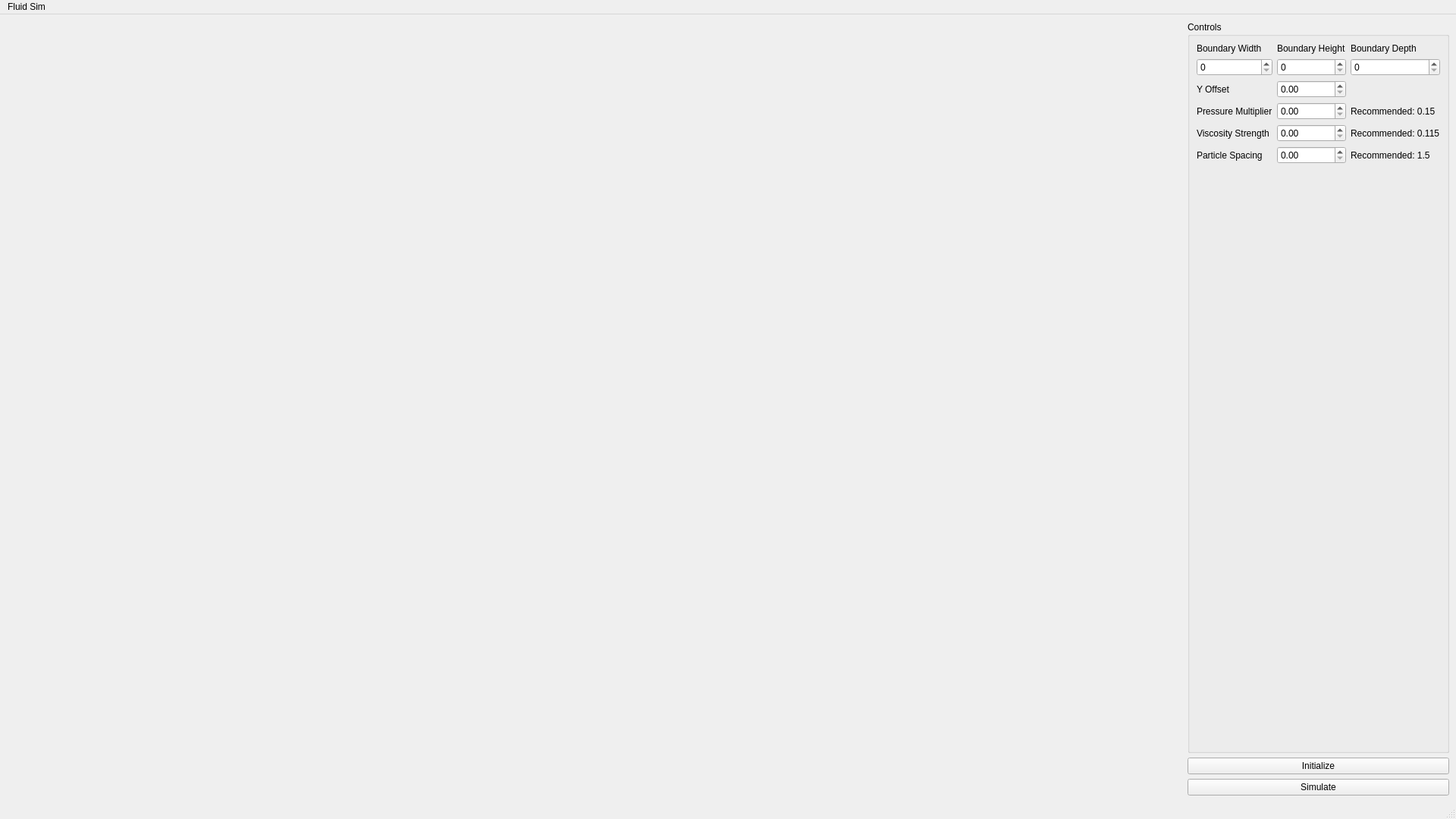
<?xml version="1.0" encoding="UTF-8"?>
<ui version="4.0">
 <class>MainWindow</class>
 <widget class="QMainWindow" name="MainWindow">
  <property name="geometry">
   <rect>
    <x>0</x>
    <y>0</y>
    <width>1920</width>
    <height>1080</height>
   </rect>
  </property>
  <property name="windowTitle">
   <string>BlankQtNGL</string>
  </property>
  <widget class="QWidget" name="centralwidget">
   <layout class="QGridLayout" name="s_mainWindowGridLayout">
    <item row="0" column="0">
     <spacer name="horizontalSpacer">
      <property name="orientation">
       <enum>Qt::Horizontal</enum>
      </property>
      <property name="sizeHint" stdset="0">
       <size>
        <width>20</width>
        <height>20</height>
       </size>
      </property>
     </spacer>
    </item>
    <item row="2" column="1">
     <widget class="QPushButton" name="pushButton">
      <property name="text">
       <string>Simulate</string>
      </property>
     </widget>
    </item>
    <item row="1" column="1">
     <widget class="QPushButton" name="pushButton_2">
      <property name="text">
       <string>Initialize</string>
      </property>
     </widget>
    </item>
    <item row="0" column="1">
     <widget class="QGroupBox" name="s_transformGB">
      <property name="title">
       <string>Controls</string>
      </property>
      <layout class="QGridLayout" name="gridLayout">
       <item row="4" column="4">
        <widget class="QLabel" name="label_9">
         <property name="text">
          <string>Recommended: 0.115</string>
         </property>
        </widget>
       </item>
       <item row="0" column="2">
        <widget class="QLabel" name="label">
         <property name="text">
          <string>Boundary Width</string>
         </property>
        </widget>
       </item>
       <item row="5" column="3">
        <widget class="QDoubleSpinBox" name="doubleSpinBox_2"/>
       </item>
       <item row="0" column="3">
        <widget class="QLabel" name="label_2">
         <property name="text">
          <string>Boundary Height</string>
         </property>
        </widget>
       </item>
       <item row="1" column="2">
        <widget class="QSpinBox" name="spinBox"/>
       </item>
       <item row="2" column="2">
        <widget class="QLabel" name="label_4">
         <property name="text">
          <string>Y Offset</string>
         </property>
        </widget>
       </item>
       <item row="3" column="3">
        <widget class="QDoubleSpinBox" name="doubleSpinBox_3"/>
       </item>
       <item row="4" column="2">
        <widget class="QLabel" name="label_6">
         <property name="text">
          <string>Viscosity Strength</string>
         </property>
        </widget>
       </item>
       <item row="5" column="2">
        <widget class="QLabel" name="label_7">
         <property name="text">
          <string>Particle Spacing</string>
         </property>
        </widget>
       </item>
       <item row="4" column="3">
        <widget class="QDoubleSpinBox" name="doubleSpinBox_4"/>
       </item>
       <item row="3" column="4">
        <widget class="QLabel" name="label_8">
         <property name="text">
          <string>Recommended: 0.15</string>
         </property>
        </widget>
       </item>
       <item row="0" column="4">
        <widget class="QLabel" name="label_3">
         <property name="text">
          <string>Boundary Depth</string>
         </property>
        </widget>
       </item>
       <item row="2" column="3">
        <widget class="QDoubleSpinBox" name="doubleSpinBox"/>
       </item>
       <item row="3" column="2">
        <widget class="QLabel" name="label_5">
         <property name="text">
          <string>Pressure Multiplier</string>
         </property>
        </widget>
       </item>
       <item row="1" column="4">
        <widget class="QSpinBox" name="spinBox_3"/>
       </item>
       <item row="1" column="3">
        <widget class="QSpinBox" name="spinBox_2"/>
       </item>
       <item row="5" column="4">
        <widget class="QLabel" name="label_10">
         <property name="text">
          <string>Recommended: 1.5</string>
         </property>
        </widget>
       </item>
       <item row="6" column="3">
        <spacer name="verticalSpacer">
         <property name="orientation">
          <enum>Qt::Vertical</enum>
         </property>
         <property name="sizeHint" stdset="0">
          <size>
           <width>20</width>
           <height>20</height>
          </size>
         </property>
        </spacer>
       </item>
      </layout>
     </widget>
    </item>
   </layout>
  </widget>
  <widget class="QMenuBar" name="menubar">
   <property name="geometry">
    <rect>
     <x>0</x>
     <y>0</y>
     <width>1920</width>
     <height>24</height>
    </rect>
   </property>
   <widget class="QMenu" name="menuFluid_Sim">
    <property name="title">
     <string>Fluid Sim</string>
    </property>
   </widget>
   <addaction name="menuFluid_Sim"/>
  </widget>
  <widget class="QStatusBar" name="statusbar"/>
 </widget>
 <resources/>
 <connections/>
</ui>
